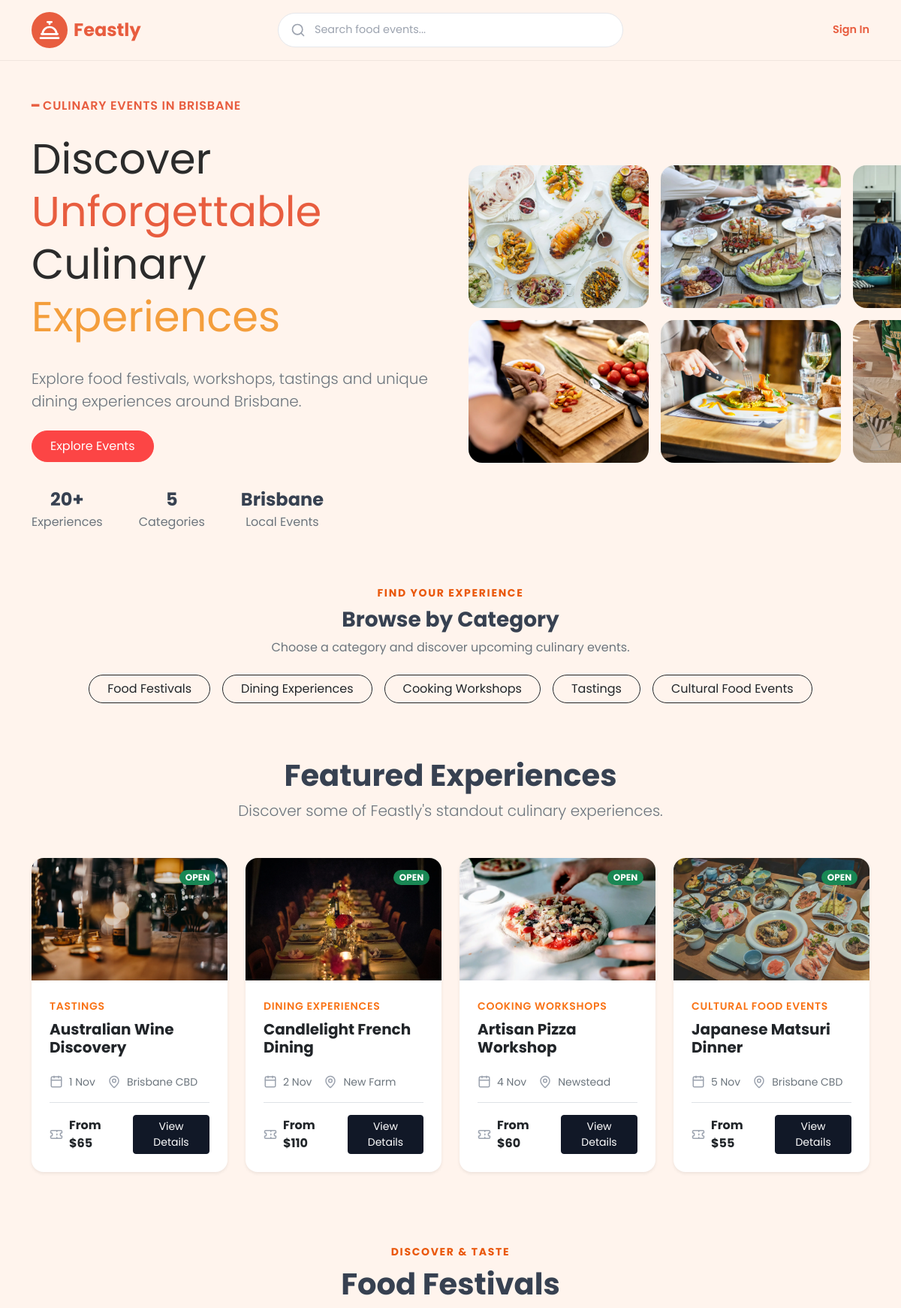
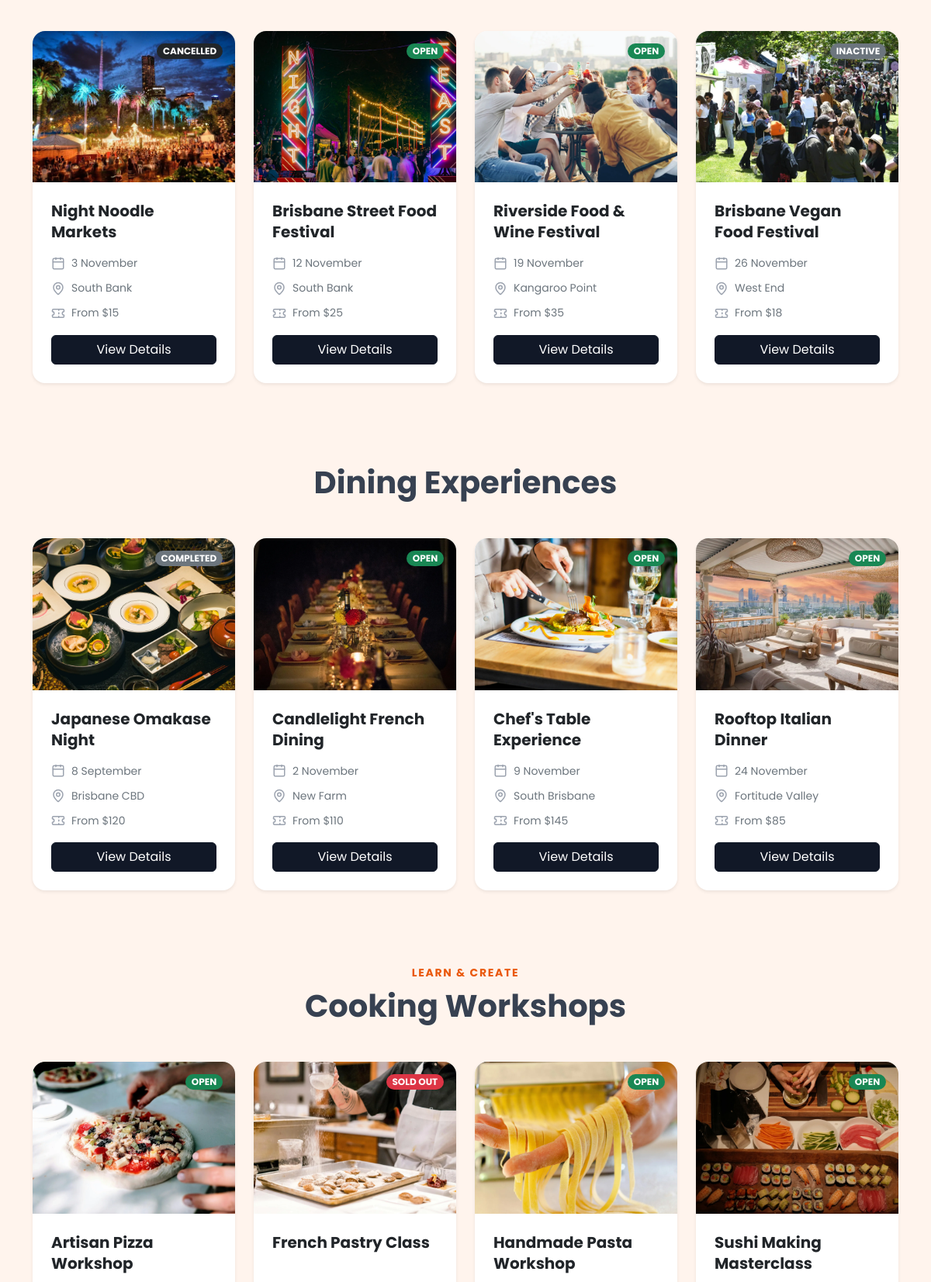
The page / (upper part) on the database its author committed (2 pictures, top to bottom).
### app/models.py (models this page shows)
class Category(db.Model):
    id = db.Column(db.Integer, primary_key=True)
    name = db.Column(
        db.String(100),
        nullable=False,
        unique=True
    )
    description = db.Column(db.Text, nullable=True)
    events = db.relationship(
        'Event',
        back_populates='category'
    )

class Event(db.Model):
    id = db.Column(db.Integer, primary_key=True)
    creator_id = db.Column(
        db.Integer,
        db.ForeignKey('user.id'),
        nullable=False
    )
    category_id = db.Column(
        db.Integer,
        db.ForeignKey('category.id'),
        nullable=False
    )
    title = db.Column(db.String(150), nullable=False)
    description = db.Column(db.Text, nullable=False)
    description_embedding = db.Column(db.Text, nullable=True)
    event_date = db.Column(db.DateTime, nullable=False)
    end_time = db.Column(db.Time, nullable=False)
    location = db.Column(db.String(255), nullable=False)
    venue_name = db.Column(db.String(100), nullable=False)
    address = db.Column(db.String(150), nullable=False)
    suburb = db.Column(db.String(100), nullable=False)
    state = db.Column(db.String(3), nullable=False)
    postcode = db.Column(db.String(4), nullable=False)
    price = db.Column(db.Numeric(10, 2), nullable=False)
    capacity = db.Column(db.Integer, nullable=False)
    image_path = db.Column(db.String(255), nullable=False)
    age_suitability = db.Column(
        db.String(20),
        nullable=False,
        default='All Ages'
    )
    dietary_options = db.Column(
        db.String(50),
        nullable=False,
        default='Multiple dietary options'
    )
    additional_details = db.Column(db.Text, nullable=True)
    status = db.Column(
        db.String(20),
        nullable=False,
        default='Open'
    )
    acknowledgement_type = db.Column(
        db.String(20),
        nullable=False,
        default='None'
    )
    acknowledgement_text = db.Column(db.Text, nullable=True)
    creator = db.relationship(
        'User',
        back_populates='events'
    )
    category = db.relationship(
        'Category',
        back_populates='events'
    )
    bookings = db.relationship(
        'Booking',
        back_populates='event'
    )
    comments = db.relationship(
        'Comment',
        back_populates='event'
    )
    __table_args__ = (
        db.CheckConstraint(
            'price > 0',
            name='check_event_price_positive'
        ),
        db.CheckConstraint(
            'capacity > 0',
            name='check_event_capacity_positive'
        ),
        db.CheckConstraint(
            "status IN ('Open', 'Inactive', 'Sold Out', 'Cancelled')",
            name='check_event_status_valid'
        ),
        db.CheckConstraint(
            "acknowledgement_type IN ('None', 'Generic', 'Enhanced')",
            name='check_acknowledgement_type_valid'
        ),
    )

### app/main/views.py (the view)
@main_bp.route('/')
def index():
    return render_template(
        'index.html',
        categories=get_all_categories(),
        featured=get_featured_events(),
        get_effective_event_status=get_effective_event_status
    )

### app/templates/index.html
{% extends "base.html" %} {% from "macros.html" import status_badge, event_card %} {% block
content %} {% set eyebrows = { 'Food Festivals': 'Discover & Taste', 'Dining
Experiences': 'Special Occasions', 'Cooking Workshops': 'Learn & Create',
'Tastings': 'Sip & Sample', 'Cultural Food Events': 'Taste the World' } %}
<section class="hero-section py-5">
  <div class="container-xl">
    <div class="row align-items-center g-5 position-relative">
      <div class="col-lg-6">
        <div class="d-flex flex-column gap-4">
          <p class="hero-eyebrow fw-semibold mb-0">
            ━ CULINARY EVENTS IN BRISBANE
          </p>
          <h1 class="hero-heading display-4">
            Discover
            <span class="highlight-orange">Unforgettable</span>
            Culinary
            <span class="highlight-green">Experiences</span>
          </h1>
          <p class="hero-description lead text-secondary mb-0">
            Explore food festivals, workshops, tastings and unique dining
            experiences around Brisbane.
          </p>
          <div>
            <a href="#categories" class="hero-button btn rounded-pill px-4 py-2">
              Explore Events
            </a>
          </div>
          <div class="hero-stats d-flex flex-wrap align-items-center gap-4 gap-md-5 mt-2">
            <div class="text-center">
              <strong class="d-block fs-4">20+</strong>
              <span class="text-secondary">Experiences</span>
            </div>
            <div class="text-center">
              <strong class="d-block fs-4">5</strong>
              <span class="text-secondary">Categories</span>
            </div>
            <div class="text-center">
              <strong class="d-block fs-4">Brisbane</strong>
              <span class="text-secondary">Local Events</span>
            </div>
          </div>
        </div>
      </div>
      <div class="col-lg-6">
        <div class="hero-gallery-wrapper">
          <div class="hero-gallery">
            <img src="{{ url_for('static', filename='img/hero-image.webp') }}" alt="Brisbane culinary event"
              class="hero-gallery__image" />
            <img src="{{ url_for('static', filename='img/food-party.webp') }}" alt="Guests enjoying a food event"
              class="hero-gallery__image" />
            <img src="{{ url_for('static', filename='img/cooking-workshop.webp') }}" alt="Cooking workshop"
              class="hero-gallery__image" />
            <img src="{{ url_for('static', filename='img/dining-experience.webp') }}" alt="Dining experience"
              class="hero-gallery__image" />
            <img src="{{ url_for('static', filename='img/cooking.webp') }}" alt="Chef preparing food"
              class="hero-gallery__image hero-gallery__image--blurred" />
            <img src="{{ url_for('static', filename='img/food-party 2.webp') }}" alt="Food festival"
              class="hero-gallery__image hero-gallery__image--blurred" />
          </div>
        </div>
      </div>
    </div>
  </div>
</section>
<section id="categories" class="py-4">
  <div class="container-xl">
    <div class="text-center mb-4">
      <span class="section-eyebrow d-block text-uppercase fw-bold small mb-2">
        FIND YOUR EXPERIENCE
      </span>
      <h2 class="h3 fw-bold mb-2">Browse by Category</h2>
      <p class="text-secondary mb-0">
        Choose a category and discover upcoming culinary events.
      </p>
    </div>
    <div class="d-flex flex-wrap justify-content-center gap-3">
      {% for category in categories %}
      <a href="#{{ category.name | lower | replace(' ', '-') }}" class="btn btn-outline-dark rounded-pill px-4">
        {{ category.name }}
      </a>
      {% endfor %}
    </div>
  </div>
</section>
<section id="featured" class="featured-section py-5">
  <div class="container-xl">
    <div class="text-center mb-5">
      <h2 class="display-6 fw-bold">Featured Experiences</h2>
      <p class="lead text-secondary">
        Discover some of Feastly's standout culinary experiences.
      </p>
    </div>
    <div class="row g-4">
      {% for event in featured %}
      <div class="col-12 col-md-6 col-xl-3">
        <article class="featured-card card h-100 border-0 shadow-sm rounded-4 overflow-hidden">
          <div class="featured-card__image position-relative">
            <img src="{{ url_for('static', filename=event.image_path) }}" alt="{{ event.name }}" class="card-img-top" />
            <span class="badge rounded-pill text-bg-success position-absolute top-0 end-0 m-3">
              OPEN
            </span>
          </div>
          <div class="card-body d-flex flex-column p-4">
            <span class="featured-category text-uppercase fw-semibold small mb-2">
              {{ event.category.name }}
            </span>
            <h3 class="card-title h5 fw-bold">{{ event.title }}</h3>
            <div class="d-flex flex-wrap gap-3 text-secondary small my-3">
              <div class="d-flex align-items-center gap-2">
                <svg class="section-icon" aria-hidden="true">
                  <use href="#icon-calendar"></use>
                </svg>
                <span>{{ event.event_date.day }} {{ event.event_date.strftime('%b')
                  }}</span>
              </div>
              <div class="d-flex align-items-center gap-2">
                <svg class="section-icon" aria-hidden="true">
                  <use href="#icon-location"></use>
                </svg>
                <span>{{ event.location }}</span>
              </div>
            </div>
            <div class="d-flex justify-content-between align-items-center gap-2 border-top pt-3 mt-auto">
              <div class="d-flex align-items-center gap-2">
                <svg class="section-icon" aria-hidden="true">
                  <use href="#icon-ticket"></use>
                </svg>
                <strong>From ${{ '%.0f' % event.price }}</strong>
              </div>
              <a href="{{ url_for('main.event_detail', event_id=event.id) }}" class="btn btn-dark btn-sm">
                View Details
              </a>
            </div>
          </div>
        </article>
      </div>
      {% endfor %}
    </div>
  </div>
</section>
{% for category in categories %}
<section id="{{ category.name | lower | replace(' ', '-')}}" class="py-5">
  <div class="container-xl">
    <div class="text-center mb-5">
      <span class="section-eyebrow d-block text-uppercase fw-bold small mb-2">
        {{ eyebrows[category.name] }}
      </span>
      <h2 class="display-6 fw-bold">{{ category.name }}</h2>
    </div>
    <div class="row g-4">
      {% for event in category.events | sort(attribute='event_date') %}
      {{ event_card(event, get_effective_event_status(event)) }}
      {% else %}
      <p class="text-center text-secondary">
        No upcoming events in this category.
      </p>
      {% endfor %}
    </div>
  </div>
</section>
{% endfor %} {% endblock content %}

### app/templates/base.html (shortened to what this page needs)
<!doctype html>
<html lang="en">
<head>
  <link href="https://cdn.jsdelivr.net/npm/bootstrap@5.3.8/dist/css/bootstrap.min.css" rel="stylesheet"
 />
  <link rel="stylesheet" href="{{ url_for('static', filename='style/style.css') }}" />
  <link rel="stylesheet" href="https://cdn.jsdelivr.net/npm/bootstrap-icons@1.11.3/font/bootstrap-icons.min.css" />
</head>
<body>
  <header class="site-header py-3">
    <nav class="container-xl feastly-navbar">
      <a href="{{ url_for('main.index') }}" class="d-flex align-items-center gap-2 text-decoration-none">
        <span class="logo-icon d-flex justify-content-center align-items-center rounded-circle">
        </span>
        <span class="logo-text fw-bold fs-4 d-none d-sm-inline">Feastly</span>
      </a>
      <form class="navbar-search" role="search" action="{{ url_for('main.search') }}" method="GET">
        <svg xmlns="http://www.w3.org/2000/svg" width="20" height="20" viewBox="0 0 24 24" fill="none"
          stroke="currentColor" stroke-width="2" stroke-linecap="round" stroke-linejoin="round" aria-hidden="true">
          <circle cx="11" cy="11" r="8"></circle>
          <path d="m21 21-4.35-4.35"></path>
        </svg>
        <input type="search" name="q" value="{{ request.args.get('q', '') }}" placeholder="Search food events..."
          aria-label="Search food events" />
      </form>
      {% if current_user.is_authenticated %}
      <div class="dropdown">
        <button class="navbar-avatar dropdown-toggle" type="button" data-bs-toggle="dropdown" aria-expanded="false"
          aria-label="Open user menu">
          {% if current_user.is_authenticated %} {{
          current_user.first_name[0]|upper }}{{ current_user.surname[0]|upper
          }} {% else %}
          <svg xmlns="http://www.w3.org/2000/svg" width="24" height="24" viewBox="0 0 24 24" fill="none"
            stroke="currentColor" stroke-width="2" stroke-linecap="round" stroke-linejoin="round" aria-hidden="true">
            <circle cx="12" cy="8" r="5"></circle>
            <path d="M20 21a8 8 0 0 0-16 0"></path>
          </svg>
          {% endif %}
        </button>
        <ul class="dropdown-menu dropdown-menu-end navbar-user-menu">
          {% if current_user.is_authenticated %}
          <li class="navbar-profile-header">
            <div class="navbar-profile-initials">
              {{ current_user.first_name[0]|upper }}{{
              current_user.surname[0]|upper }}
            </div>
            <div class="navbar-profile-info">
              <span class="navbar-profile-name">
                {{ current_user.first_name }} {{ current_user.surname }}
              </span>
              <span class="navbar-profile-email">
                {{ current_user.email }}
              </span>
            </div>
          </li>
          <li>
            <hr class="dropdown-divider" />
          </li>
          <li>
            <a class="dropdown-item" href="{{ url_for('main.index') }}#categories">
              <i class="bi bi-compass" aria-hidden="true"></i>
              <span>Explore Events</span>
            </a>
          </li>
          <li>
            <a class="dropdown-item" href="{{ url_for('main.create_event') }}">
              <i class="bi bi-calendar-plus" aria-hidden="true"></i>
              <span>Create Event</span>
            </a>
          </li>
          <li>
            <a class="dropdown-item" href="{{ url_for('main.booking_history') }}">
              <i class="bi bi-ticket-perforated" aria-hidden="true"></i>
              <span>My Bookings</span>
            </a>
          </li>
          <li>
            <hr class="dropdown-divider" />
          </li>
          <li>
            <a class="dropdown-item navbar-logout" href="{{ url_for('auth.logout') }}">
              <i class="bi bi-box-arrow-right" aria-hidden="true"></i>
              <span>Log Out</span>
            </a>
          </li>
          {% else %}
          <li>
            <a class="dropdown-item" href="{{ url_for('main.index') }}#categories">
              Explore Events
            </a>
          </li>
          <li>
            <hr class="dropdown-divider" />
          </li>
          <li>
            <a class="dropdown-item" href="{{ url_for('auth.login') }}">
              Sign In
            </a>
          </li>
          <li>
            <a class="dropdown-item" href="{{ url_for('auth.register') }}">
              Sign Up
            </a>
          </li>
          {% endif %}
        </ul>
      </div>
      {% else %}
      <a href="{{ url_for('auth.login') }}" class="navbar-signin text-decoration-none">
        Sign In
      </a>
      {% endif %}
    </nav>
  </header>
  <main>{% block content %}{% endblock %}</main>
</body>
</html>

### app/templates/macros.html
{% macro status_badge(status, classes='') %} {%- set colours = { 'Open':
'success', 'Sold Out': 'danger', 'Inactive': 'secondary', 'Cancelled': 'dark',
'Completed': 'secondary' } -%}
<span class="badge rounded-pill text-bg-{{ colours.get(status, 'secondary') }} {{ classes }}">
  {{ status | upper }}
</span>
{%- endmacro %}
{% macro event_card(event, status) %}
<div class="col-6 col-lg-4 col-xl-3">
  <article class="event-card card h-100 border-0 shadow-sm rounded-4 overflow-hidden">
    <div class="event-card__top position-relative">
      <img src="{{ url_for('static', filename=event.image_path) }}" alt="{{ event.title }}"
        class="event-image card-img-top" />
      {{ status_badge(status,
      'position-absolute top-0 end-0 m-3') }}
    </div>
    <div class="card-body d-flex flex-column p-4">
      <h3 class="card-title h5 fw-bold">{{ event.title }}</h3>
      <div class="d-flex flex-column gap-2 text-secondary small my-3">
        <div class="d-flex align-items-center gap-2">
          <svg class="section-icon" aria-hidden="true">
            <use href="#icon-calendar"></use>
          </svg>
          <span>{{ event.event_date.day }} {{ event.event_date.strftime('%B')
            }}</span>
        </div>
        <div class="d-flex align-items-center gap-2">
          <svg class="section-icon" aria-hidden="true">
            <use href="#icon-location"></use>
          </svg>
          <span>{{ event.location }}</span>
        </div>
        <div class="d-flex align-items-center gap-2">
          <svg class="section-icon" aria-hidden="true">
            <use href="#icon-ticket"></use>
          </svg>
          <span>From ${{ '%.0f' % event.price }}</span>
        </div>
      </div>
      <a href="{{ url_for('main.event_detail', event_id=event.id) }}" class="btn btn-dark w-100 mt-auto">
        View Details
      </a>
    </div>
  </article>
</div>
{%- endmacro %}

### rows shown on the page
Category: name "Food Festivals", name "DISCOVER & TASTE"
Category: name "Dining Experiences"
Category: name "Cooking Workshops", name "LEARN & CREATE"
Category: name "Tastings"
Category: name "Cultural Food Events"
Event: image_path (picture), category.name "TASTINGS", title "Australian Wine Discovery", event_date.day "1", event_date "Nov", location "Brisbane CBD", price "65"
Event: image_path (picture), category.name "DINING EXPERIENCES", title "Candlelight French Dining", event_date.day "2", event_date "Nov", location "New Farm", price "110", status "OPEN", event_date "November"
Event: image_path (picture), category.name "COOKING WORKSHOPS", title "Artisan Pizza Workshop", event_date.day "4", event_date "Nov", location "Newstead", price "60", image_path+title (picture), status "OPEN"
Event: image_path (picture), category.name "CULTURAL FOOD EVENTS", title "Japanese Matsuri Dinner", event_date.day "5", event_date "Nov", location "Brisbane CBD", price "55"
Event: image_path+title (picture), status "CANCELLED", title "Night Noodle Markets", event_date.day "3", event_date "November", location "South Bank", price "15"
Event: image_path (picture), status "OPEN", title "Brisbane Street Food Festival", event_date.day "12", event_date "November", location "South Bank", price "25"
Event: image_path (picture), status "OPEN", title "Riverside Food & Wine Festival", event_date.day "19", event_date "November", location "Kangaroo Point", price "35"
Event: image_path (picture), status "INACTIVE", title "Brisbane Vegan Food Festival", event_date.day "26", event_date "November", location "West End", price "18"
Event: image_path (picture), status "COMPLETED", title "Japanese Omakase Night", event_date.day "8", event_date "September", location "Brisbane CBD", price "120"
Event: image_path (picture), status "OPEN", title "Chef's Table Experience", event_date.day "9", event_date "November", location "South Brisbane", price "145"
Event: image_path+title (picture), status "OPEN", title "Rooftop Italian Dinner", event_date.day "24", event_date "November", location "Fortitude Valley", price "85"
Event: image_path (picture), status "SOLD OUT", title "French Pastry Class"
Event: image_path+title (picture), status "OPEN", title "Handmade Pasta Workshop"
Event: image_path+title (picture), status "OPEN", title "Sushi Making Masterclass"
